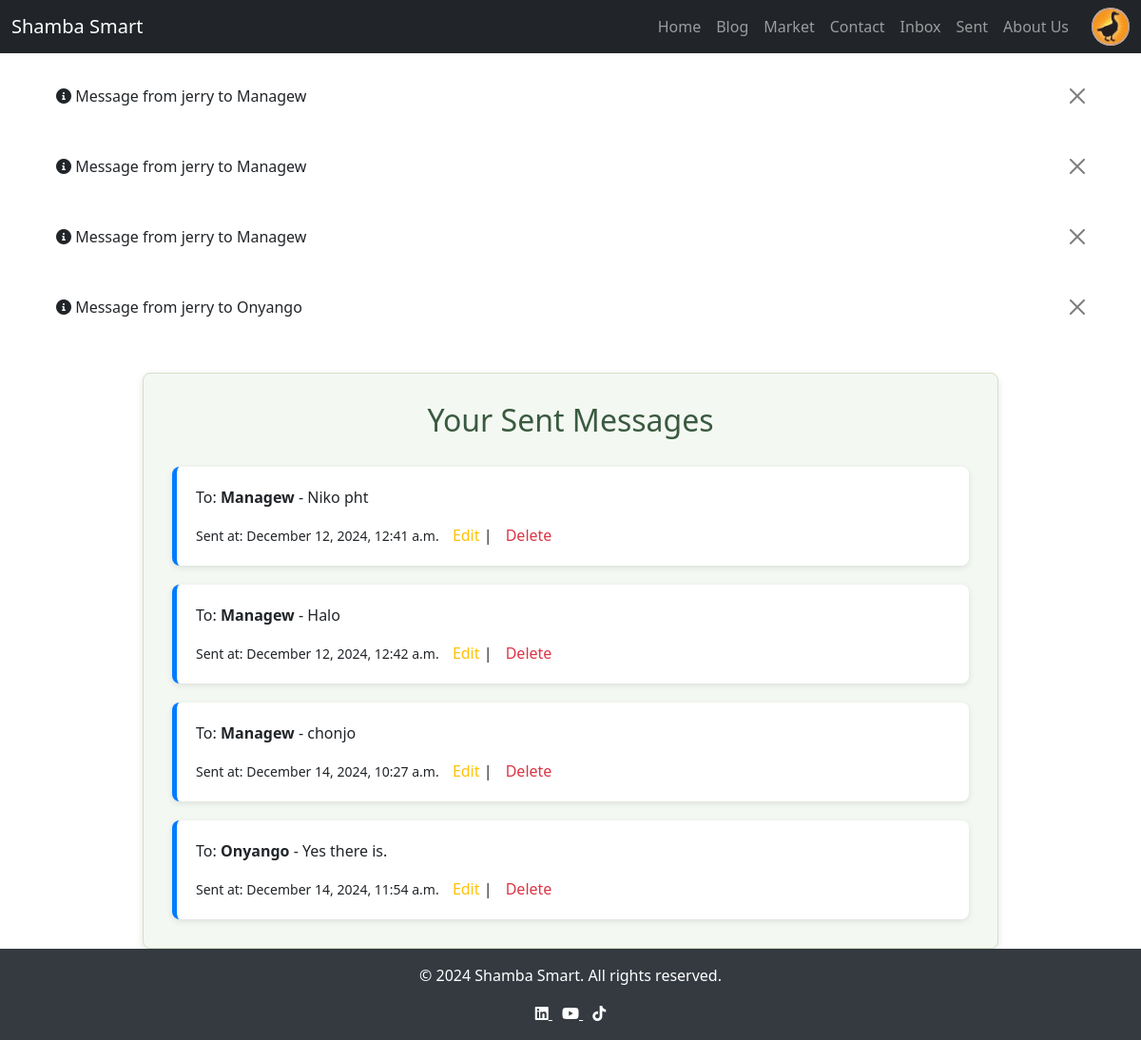
Page /sent_messages/ (signed in) on the committed database.
### farm/models.py (models this page shows)
class CustomUser(AbstractUser):
    FARMER = 'Farmer'
    PROFESSIONAL = 'Professional'
    ROLE_CHOICES = [
        (FARMER, 'Farmer'),
        (PROFESSIONAL, 'Professional'),
    ]
    role = models.CharField(max_length=50, choices=ROLE_CHOICES,
                            default=FARMER)
    profile_picture = models.ImageField(
        default='images/default_profile.png',
        upload_to='profile_pics/',
        null=True,
        blank=True
    )
    phone_number = models.CharField(max_length=15, null=True, blank=True)
    bio = models.TextField(null=True, blank=True)
    location = models.CharField(max_length=255, null=True, blank=True)
    linkedin = models.URLField(null=True, blank=True)
    x = models.URLField(null=True, blank=True)
    facebook = models.URLField(null=True, blank=True)
    whatsapp = models.CharField(max_length=15, null=True, blank=True)
    def __str__(self):
        return self.username

class DirectMessage(models.Model):
    sender = models.ForeignKey(CustomUser, on_delete=models.CASCADE,
                               related_name='sent_messages')
    receiver = models.ForeignKey(CustomUser, on_delete=models.CASCADE,
                                 related_name='received_messages')
    message = models.TextField()
    timestamp = models.DateTimeField(auto_now_add=True)
    def __str__(self):
        return f"Message from {self.sender} to {self.receiver}"

### farm/views.py (the view)
# urls.py: path('sent_messages/', views.sent_messages, name='sent_messages'),
@login_required
def sent_messages(request):
    sent_messages = DirectMessage.objects.filter(sender=request.user)
    return render(request, 'sent_message.html', {'messages': sent_messages})

### farm/templates/sent_message.html (shortened to what this page needs)
{% extends "home.html" %}
{% block content %}
    <div class="sent-messages-container">
        <h2>Your Sent Messages</h2>
        <div id="sent-messages-container" class="messages-list">
            {% for message in messages %}
                <div class="message" id="message-{{ message.id }}">
                    <p>To: <strong>{{ message.receiver }}</strong> - {{ message.message }}</p>
                    <small>Sent at: {{ message.timestamp|date:"F j, Y, g:i a" }}</small>
                    <a href="{% url 'edit_message' message.id %}" class="action-btn edit-btn">Edit</a> |
                    <a href="{% url 'delete_message' message.id %}" class="action-btn delete-btn">Delete</a>
                </div>
            {% endfor %}
        </div>
    </div>
{% endblock %}

### farm/templates/base.html (shortened to what this page needs)
{% load static %}
<!DOCTYPE html>
<html lang="en">
<head>
    <link rel="stylesheet" href="https://cdnjs.cloudflare.com/ajax/libs/font-awesome/6.0.0-beta3/css/all.min.css">
    <link rel="stylesheet" href="https://cdnjs.cloudflare.com/ajax/libs/bootstrap/5.1.3/css/bootstrap.min.css">
</head>
<body>
    <header>
        <nav class="navbar navbar-expand-lg navbar-dark bg-dark">
            <div class="container-fluid">
                <a class="navbar-brand" href="{% url 'home' %}">Shamba Smart</a>
                <div class="collapse navbar-collapse" id="navbarNav">
                    <ul class="navbar-nav ms-auto">
                        <li class="nav-item"><a class="nav-link" href="{% url 'home' %}">Home</a></li>
                        <li class="nav-item"><a class="nav-link" href="{% url 'blog_posts' %}">Blog</a></li>
                        <li class="nav-item"><a class="nav-link" href="{% url 'market' %}">Market</a></li>
                        <li class="nav-item"><a class="nav-link" href="{% url 'contact_us' %}">Contact</a></li>
                        {% if user.is_authenticated %}
                            <li class="nav-item"><a class="nav-link" href="{% url 'inbox' %}">Inbox</a></li>
                            <li class="nav-item"><a class="nav-link" href="{% url 'sent_messages' %}">Sent</a></li>
                            <li class="nav-item"><a class="nav-link" href="{% url 'about' %}">About Us</a></li>
                            <li class="nav-item profile-item">
                                <a href="{% url 'profile' %}">
                                    {% if user.profile_picture %}
                                        <img src="{{ user.profile_picture.url }}" alt="Profile Picture" class="profile-img">
                                    {% else %}
                                        <img src="{% static 'images/default_profile.png' %}" alt="Default Profile Picture" class="profile-img">
                                    {% endif %}
                                </a>
                            </li>
                        {% else %}
                            <li class="nav-item"><a class="nav-link" href="{% url 'login' %}">Sign In</a></li>
                            <li class="nav-item"><a class="nav-link" href="{% url 'register' %}">Sign Up</a></li>
                        {% endif %}
                    </ul>
                </div>
            </div>
        </nav>
    </header>
    {% if messages %}
        <div class="container mt-3">
            {% for message in messages %}
                <div class="alert {{ message.tags }} alert-dismissible fade show" role="alert">
                    <i class="fas fa-info-circle"></i> {{ message }}
                    <button type="button" class="btn-close" data-bs-dismiss="alert" aria-label="Close"></button>
                </div>
            {% endfor %}
        </div>
    {% endif %}
    <main class="container mt-4">
        {% block content %}
        {% endblock %}
    </main>
    <footer>
        <p>&copy; 2024 Shamba Smart. All rights reserved.</p>
        <div>
            <a href="https://www.linkedin.com" target="blank" style="color: #fff; margin-right: 10px;">
                <i class="fab fa-linkedin"></i>
            </a>
            <a href="https://www.youtube.com" target="blank" style="color: #fff; margin-right: 10px;">
                <i class="fab fa-youtube"></i>
            </a>
            <a href="https://www.tiktok.com" target="blank" style="color: #fff;">
                <i class="fab fa-tiktok"></i>
            </a>
        </div>
    </footer>
</body>
</html>

### farm/templates/base.html (style rules this page uses)
html, body { height: 100%; margin: 0; display: flex; flex-direction: column; }
body { min-height: 100%; }
main { flex: 1; }
footer { background-color: #343a40; color: white; text-align: center; padding: 1rem 0; margin-top: auto; }
.profile-img { width: 40px; height: 40px; border-radius: 50%; object-fit: cover; cursor: pointer; }
.navbar-nav { display: flex; align-items: center; }
.navbar-nav.ms-auto { margin-left: auto; }
.profile-item { margin-left: 1rem; }

### farm/templates/sent_message.html (style rules this page uses)
.sent-messages-container { margin: 0 auto; width: 100%; max-width: 900px; padding: 30px; background-color: #f4f8f2; border-radius: 8px; box-shadow: 0 4px 8px rgba(0, 0, 0, 0.1); border: 1px solid #d1e0c6; }
h2 { text-align: center; margin-bottom: 30px; color: #3a5a40; }
.messages-list { width: 100%; display: flex; flex-direction: column; gap: 20px; }
.message { background-color: #ffffff; padding: 20px; border-radius: 8px; box-shadow: 0 2px 6px rgba(0, 0, 0, 0.1); border-left: 5px solid #007bff; transition: transform 0.3s ease-in-out; }
.action-btn { font-weight: 500; text-decoration: none; margin-left: 10px; transition: color 0.3s ease; }
.edit-btn { color: #ffc107; }
.delete-btn { color: #dc3545; }

### rows in the picture
CustomUser: profile_picture (picture)
DirectMessage: sender+receiver "Message from jerry to Managew", receiver "Managew", message "Niko pht", timestamp "December 12, 2024, 12:41 a.m."
DirectMessage: sender+receiver "Message from jerry to Managew", receiver "Managew", message "Halo", timestamp "December 12, 2024, 12:42 a.m."
DirectMessage: sender+receiver "Message from jerry to Managew", receiver "Managew", message "chonjo", timestamp "December 14, 2024, 10:27 a.m."
DirectMessage: sender+receiver "Message from jerry to Onyango", receiver "Onyango", message "Yes there is.", timestamp "December 14, 2024, 11:54 a.m."
